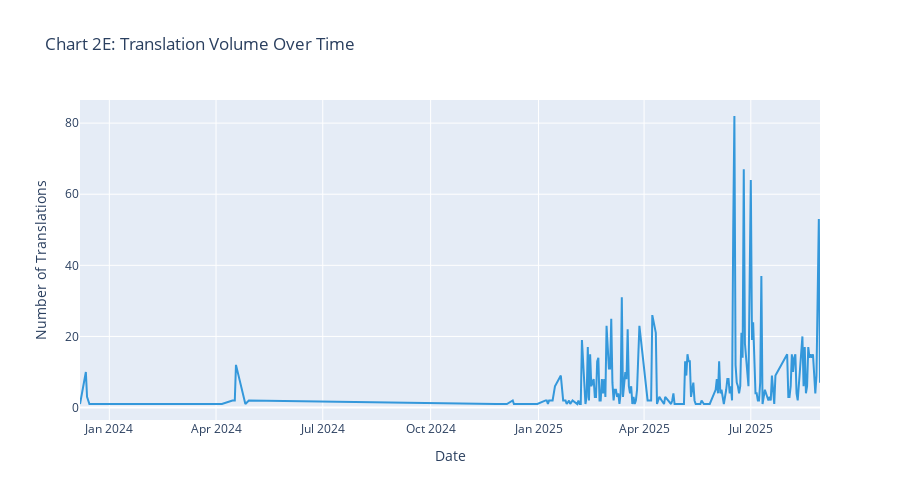

The notebook cell this image was saved under:
### Markdown cell above
### Chart 2E: Temporal Patterns

### Code cell
df['createdAt'] = pd.to_datetime(df['createdAt'])
df['date'] = df['createdAt'].dt.date
daily_counts = df.groupby('date').size().reset_index(name='count')

fig = px.line(daily_counts, x='date', y='count', 
              title='Chart 2E: Translation Volume Over Time',
              labels={'date': 'Date', 'count': 'Number of Translations'})

fig.update_traces(line_color='#3498db', line_width=2)
fig.update_layout(height=500, hovermode='x')

fig.show()

print("\n💡 INSIGHT:")
print("Examine for quality trends over time.")
print("Are recent translations better? Worse? Need investigation.")

### Figure 1 — Plotly figure (JSON) as saved in the notebook; plotly's stock layout.template omitted (floating-point values rounded to 4 significant figures; data arrays with more than 128 entries replaced by an {"elided": "..."} marker saying what was removed)
{"data": [{"hovertemplate": "Date=%{x}<br>Number of Translations=%{y}<extra></extra>", "legendgroup": "", "line": {"color": "#3498db", "dash": "solid", "width": 2}, "marker": {"symbol": "circle"}, "mode": "lines", "name": "", "orientation": "v", "showlegend": false, "type": "scatter", "x": {"elided": "212 str values"}, "xaxis": "x", "y": {"elided": "212 int values"}, "yaxis": "y"}], "layout": {"height": 500, "hovermode": "x", "legend": {"tracegroupgap": 0}, "title": {"text": "Chart 2E: Translation Volume Over Time"}, "xaxis": {"anchor": "y", "domain": [0, 1], "title": {"text": "Date"}}, "yaxis": {"anchor": "x", "domain": [0, 1], "title": {"text": "Number of Translations"}}}}
